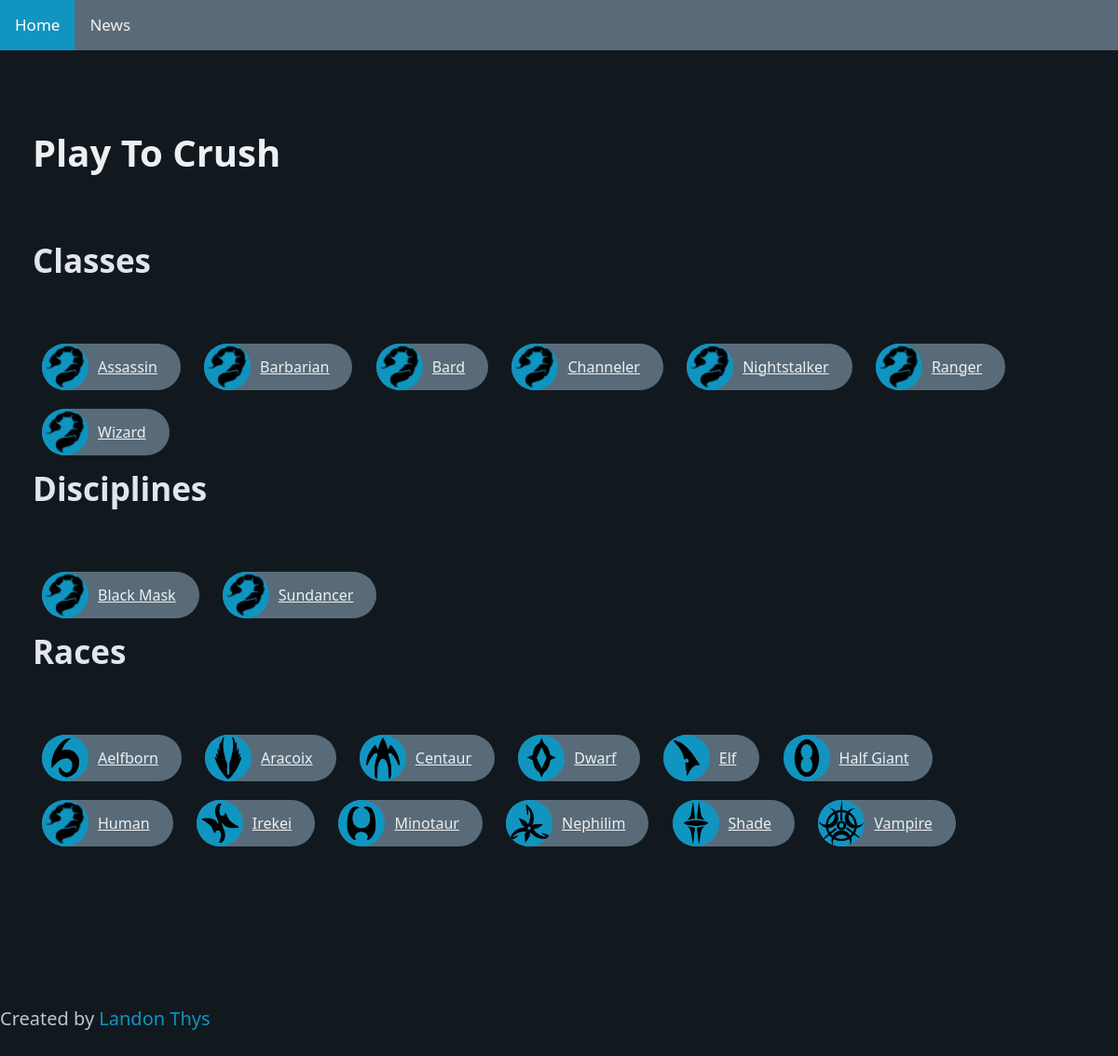
Page /wiki/ on the committed database.
### sbwikisite/wiki/models.py (models this page shows, shortened)
class GameClass(models.Model):
    name_text = models.CharField(max_length=150)
    icon = models.ImageField(upload_to='media')
    description = models.TextField(max_length=1000, blank=True, null=True)

class Discipline(models.Model):
    name_text = models.CharField(max_length=150)
    icon = models.ImageField(upload_to='media')
    description = models.TextField(max_length=1000, blank=True, null=True)
    effects = models.TextField(max_length=1000)
    items =  models.TextField(max_length=500)
    dropper = models.TextField(max_length=500)
    trainer =  models.TextField(max_length=500)

class Race(models.Model):
    name_text = models.CharField(max_length=150)
    icon = models.ImageField(upload_to='media')
    description = models.TextField(max_length=1000, blank=True, null=True)
    effects = models.TextField(max_length=1000, blank=True, null=True)
    str_b = models.IntegerField(blank=True, null=True)
    str_m = models.IntegerField(blank=True, null=True)
    dex_b = models.IntegerField(blank=True, null=True)
    dex_m = models.IntegerField(blank=True, null=True)
    con_b = models.IntegerField(blank=True, null=True)
    con_m = models.IntegerField(blank=True, null=True)
    int_b = models.IntegerField(blank=True, null=True)
    int_m = models.IntegerField(blank=True, null=True)
    spi_b = models.IntegerField(blank=True, null=True)
    spi_m = models.IntegerField(blank=True, null=True)
    cost = models.IntegerField(blank=True, null=True)

### sbwikisite/wiki/views.py (the view)
# urls.py: path('', views.index, name='index'),
def index(request):
    all_classes = GameClass.objects.all().order_by('name_text')
    all_discs = Discipline.objects.all().order_by('name_text')
    all_races = Race.objects.all().order_by('name_text')
    context = {
        "class_list":all_classes,
        "disc_list":all_discs,
        "race_list":all_races
    }
    template = loader.get_template('wiki/home.html')
    return HttpResponse(template.render(context, request))

### sbwikisite/wiki/templates/wiki/home.html (shortened to what this page needs)
{%  extends "wiki/layout.html" %}
{% load static %}
{% block body %}
<main class="container">
    <h1>Play To Crush</h1>
    <h2>Classes</h2>
    {% if class_list %}
    <div class="">
    {% for class in class_list %}
        <div class="chip">
            <a href="/wiki/class/{{class.name_text}}" class="contrast">
                <img src="/wiki/{{class.icon}}" alt="Class Icon" width="96" height="96">
                {{ class.name_text }}
            </a>
        </div>
    {% endfor %}
    </div>
    {% else %}
        <p>No classes are available.</p>
    {% endif %}
    <h2>Disciplines</h2>
    {% if disc_list %}
    <div class="">
    {% for disc in disc_list %}
        <div class="chip">
            <a href="/wiki/discipline/{{disc.name_text}}" class="contrast">
                <img src="/wiki/{{disc.icon}}" alt="Disc Icon" width="96" height="96">
                {{ disc.name_text }}
            </a>
        </div>
    {% endfor %}
    </div>
    {% else %}
        <p>No classes are available.</p>
    {% endif %}
    <h2>Races</h2>
    {% if race_list %}
    <div class="">
    {% for race in race_list %}
        <div class="chip">
            <a href="/wiki/race/{{race.name_text}}" class="contrast">
                <img src="/wiki/{{race.icon}}" alt="Race Icon" width="96" height="96">
                {{ race.name_text }}
            </a>
        </div>
    {% endfor %}
    </div>
    {% else %}
        <p>No classes are available.</p>
    {% endif %}
</main>
{% endblock %}

### sbwikisite/wiki/templates/wiki/layout.html (shortened to what this page needs)
{% load static %}
<!DOCTYPE html>
<html lang="en" data-theme="dark">
    <head>
        <link rel="stylesheet" type="text/css" href="{% static 'wiki/style.css' %}">
        <link rel="stylesheet" href="{% static 'wiki/pico.min.css' %}">
    </head>
    <body>
        <div class="topnav">
            <a class="active" href="/wiki">Home</a>
            <a href="#news">News</a>
        </div>
        {% block body %}
        {% endblock %}
        <footer class="footer">
            <div class="">  Created by <a target ="_blank" href="https://landon-t.github.io/PortfolioSite/index.html" >Landon Thys</a></div>
        </footer>
    </body>
</html>

### sbwikisite/wiki/static/wiki/style.css (style rules this page uses)
.chip { display: inline-block; padding: 0 25px; height: 50px; font-size: 16px; line-height: 50px; border-radius: 25px; background-color: #596b78; color:#fff; margin: 10px; }
.chip img { float: left; margin: 0 10px 0 -25px; height: 50px; width: 50px; border-radius: 50%; background-color:#1095c1 ; }
.topnav { overflow: hidden; background-color: #596b78; }
.topnav a { float: left; color: #f2f2f2; text-align: center; padding: 14px 16px; text-decoration: none; font-size: 17px; }
.topnav a.active { background-color: #1095c1; color: white; }

### rows in the picture
GameClass: icon (picture), name_text "Assassin"
GameClass: icon (picture), name_text "Barbarian"
GameClass: icon (picture), name_text "Bard"
GameClass: icon (picture), name_text "Channeler"
GameClass: icon (picture), name_text "Nightstalker"
GameClass: icon (picture), name_text "Ranger"
GameClass: icon (picture), name_text "Wizard"
Discipline: icon (picture), name_text "Black Mask"
Discipline: icon (picture), name_text "Sundancer"
Race: icon (picture), name_text "Aelfborn"
Race: icon (picture), name_text "Aracoix"
Race: icon (picture), name_text "Centaur"
Race: icon (picture), name_text "Dwarf"
Race: icon (picture), name_text "Elf"
Race: icon (picture), name_text "Half Giant"
Race: icon (picture), name_text "Human"
Race: icon (picture), name_text "Irekei"
Race: icon (picture), name_text "Minotaur"
Race: icon (picture), name_text "Nephilim"
Race: icon (picture), name_text "Shade"
Race: icon (picture), name_text "Vampire"
